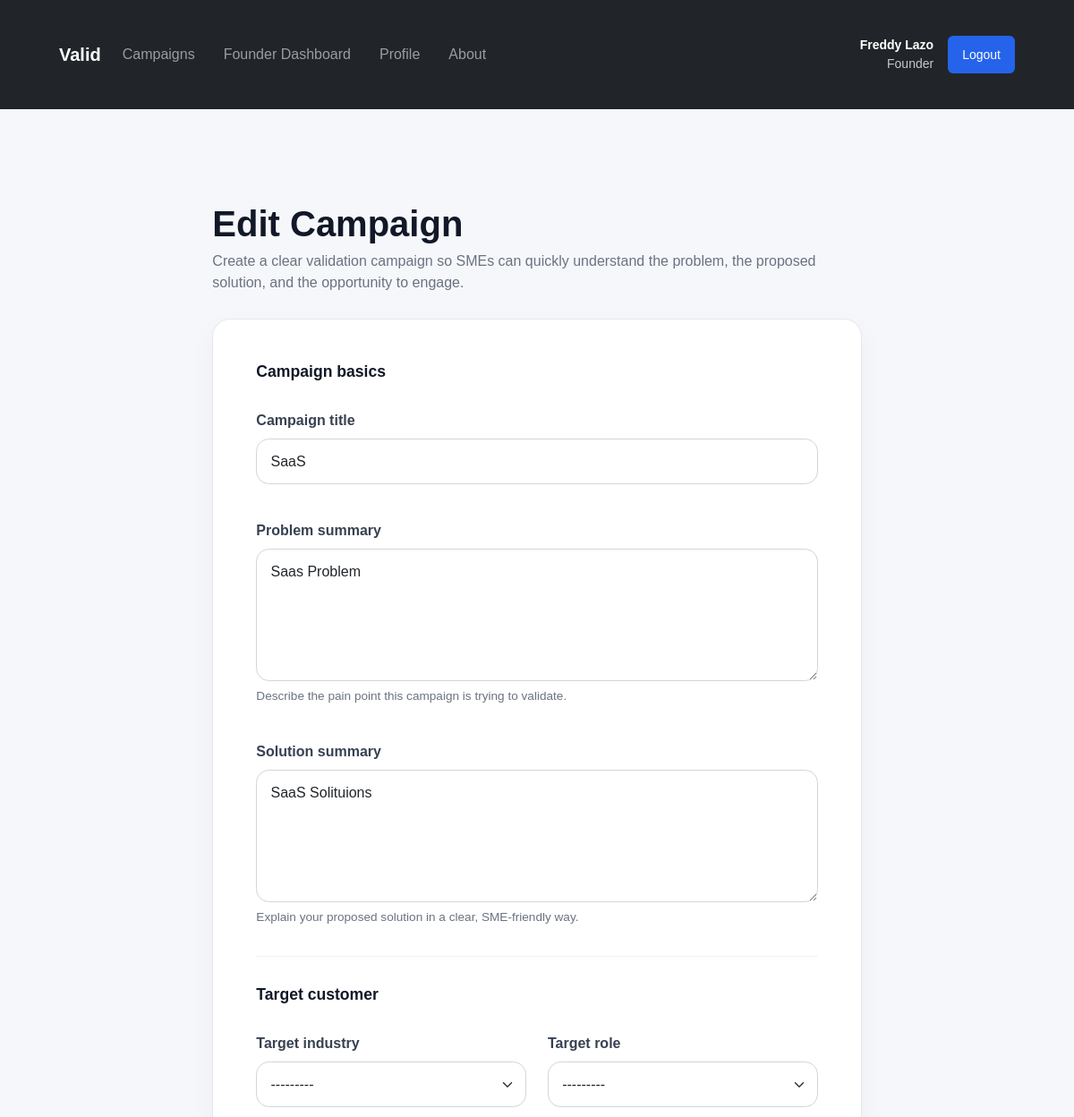
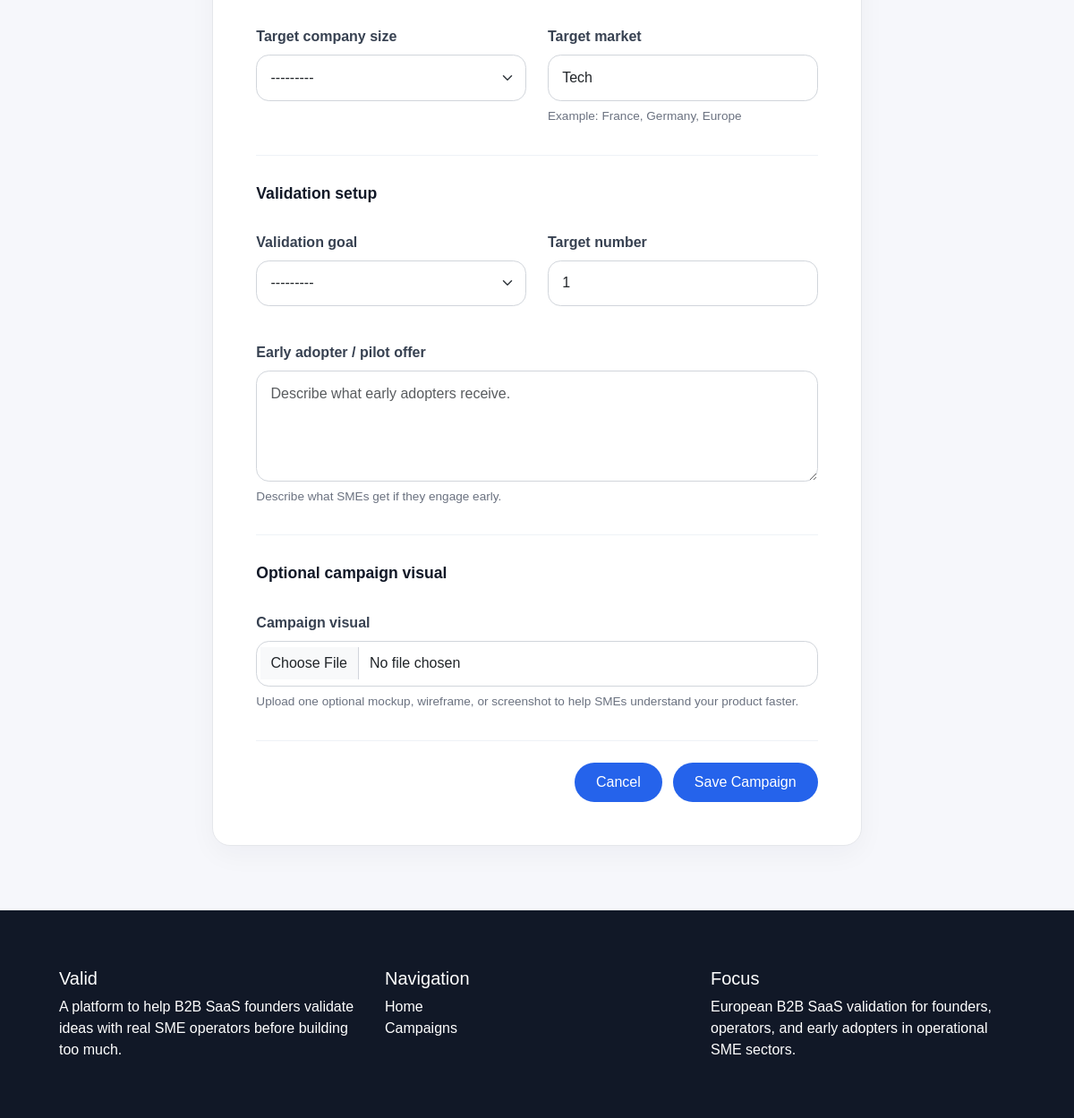
Screenshot of /valid/founder/campaigns/2/edit/ (signed in) with the database file from the repository (2 pictures, top to bottom).
### account/models.py (models this page shows, shortened)
class Profile(models.Model):
    user = models.OneToOneField(
        settings.AUTH_USER_MODEL,
        on_delete=models.CASCADE,
        related_name="profile",
    )
    role = models.CharField(max_length=20, choices=UserRole.choices)
    company_name = models.CharField(max_length=255, blank=True)
    industry = models.CharField(max_length=100, blank=True)
    country = models.CharField(max_length=100, blank=True)
    company_size = models.CharField(max_length=50, blank=True)
    job_title = models.CharField(max_length=100, blank=True)
    pain_points = models.TextField(blank=True)

### campaign/models.py (models this page shows, shortened)
class Campaign(models.Model):
    founder = models.ForeignKey(
        settings.AUTH_USER_MODEL,
        on_delete=models.CASCADE,
        related_name="campaigns",
    )
    title = models.CharField(max_length=255)
    problem_summary = models.TextField()
    solution_summary = models.TextField()
    target_industry = models.CharField(
        max_length=50,
        choices=CampaignIndustry.choices,
    )
    target_role = models.CharField(
        max_length=50,
        choices=CampaignTargetRole.choices,
    )
    target_company_size = models.CharField(
        max_length=50,
        choices=CampaignCompanySize.choices,
    )
    target_market = models.CharField(max_length=100, blank=True)
    validation_goal_type = models.CharField(
        max_length=50,
        choices=CampaignValidationGoal.choices,
    )
    validation_goal_count = models.PositiveIntegerField(default=1)
    pilot_offer_summary = models.TextField(blank=True)
    status = models.CharField(
        max_length=20,
        choices=CampaignStatus.choices,
        default=CampaignStatus.PENDING_REVIEW,
    )
    campaign_image = models.ImageField(upload_to="campaign_visuals/", blank=True, null=True)
    created_at = models.DateTimeField(auto_now_add=True)
    updated_at = models.DateTimeField(auto_now=True)
    class Meta:
        ordering = ["-created_at"]

### campaign/views.py (the view)
# urls.py: path("founder/campaigns/<int:campaign_id>/edit/", founder_campaign_update, name="founder_campaign_update"),
@login_required
def founder_campaign_update(request, campaign_id):
    if not is_founder(request.user):
        return HttpResponseForbidden("Only founders can access this page.")
    campaign = get_object_or_404(Campaign, id=campaign_id, founder=request.user)
    if request.method == "POST":
        form = CampaignForm(request.POST, request.FILES, instance=campaign)
        if form.is_valid():
            updated_campaign = form.save(commit=False)
            if updated_campaign.status in [
                CampaignStatus.REJECTED,
                CampaignStatus.LIVE,
                CampaignStatus.COMPLETED,
            ]:
                updated_campaign.status = CampaignStatus.PENDING_REVIEW
            updated_campaign.save()
            messages.success(request, "Campaign updated successfully.")
            return redirect("founder_campaign_list")
    else:
        form = CampaignForm(instance=campaign)
    return render(
        request,
        "campaign/founder/campaign_form.html",
        {
            "form": form,
            "campaign": campaign,
            "page_title": "Edit Campaign",
        },
    )

### campaign/views.py (called while the page is built)
def is_founder(user):
    return (
        user.is_authenticated
        and hasattr(user, "profile")
        and user.profile.role == "founder"
    )

### campaign/templates/campaign/founder/campaign_form.html (shortened to what this page needs)
{% extends "campaign/base.html" %}
{% block content %}
<div class="container page-shell">
    <div class="row justify-content-center">
        <div class="col-lg-9 col-xl-8">
            <div class="page-header">
                <h1>{{ page_title }}</h1>
                <p>
                    Create a clear validation campaign so SMEs can quickly understand the problem,
                    the proposed solution, and the opportunity to engage.
                </p>
            </div>
            <form method="post" enctype="multipart/form-data" class="section-card campaign-form-card">
                <div class="card-body p-4 p-lg-5">
                    <div class="form-section">
                        <h2 class="form-section-title">Campaign basics</h2>
                        <div class="row g-4">
                            <div class="col-12">
                                <label for="{{ form.title.id_for_label }}" class="form-label">
                                    Campaign title
                                </label>
                                {{ form.title }}
                            </div>
                            <div class="col-12">
                                <label for="{{ form.problem_summary.id_for_label }}" class="form-label">
                                    Problem summary
                                </label>
                                {{ form.problem_summary }}
                                <div class="form-help-text">
                                    Describe the pain point this campaign is trying to validate.
                                </div>
                            </div>
                            <div class="col-12">
                                <label for="{{ form.solution_summary.id_for_label }}" class="form-label">
                                    Solution summary
                                </label>
                                {{ form.solution_summary }}
                                <div class="form-help-text">
                                    Explain your proposed solution in a clear, SME-friendly way.
                                </div>
                            </div>
                        </div>
                    </div>
                    <div class="form-section">
                        <h2 class="form-section-title">Target customer</h2>
                        <div class="row g-4">
                            <div class="col-md-6">
                                <label for="{{ form.target_industry.id_for_label }}" class="form-label">
                                    Target industry
                                </label>
                                {{ form.target_industry }}
                            </div>
                            <div class="col-md-6">
                                <label for="{{ form.target_role.id_for_label }}" class="form-label">
                                    Target role
                                </label>
                                {{ form.target_role }}
                            </div>
                            <div class="col-md-6">
                                <label for="{{ form.target_company_size.id_for_label }}" class="form-label">
                                    Target company size
                                </label>
                                {{ form.target_company_size }}
                            </div>
                            <div class="col-md-6">
                                <label for="{{ form.target_market.id_for_label }}" class="form-label">
                                    Target market
                                </label>
                                {{ form.target_market }}
                                <div class="form-help-text">
                                    Example: France, Germany, Europe
                                </div>
                            </div>
                        </div>
                    </div>
                    <div class="form-section">
                        <h2 class="form-section-title">Validation setup</h2>
                        <div class="row g-4">
                            <div class="col-md-6">
                                <label for="{{ form.validation_goal_type.id_for_label }}" class="form-label">
                                    Validation goal
                                </label>
                                {{ form.validation_goal_type }}
                            </div>
                            <div class="col-md-6">
                                <label for="{{ form.validation_goal_count.id_for_label }}" class="form-label">
                                    Target number
                                </label>
                                {{ form.validation_goal_count }}
                            </div>
                            <div class="col-12">
                                <label for="{{ form.pilot_offer_summary.id_for_label }}" class="form-label">
                                    Early adopter / pilot offer
                                </label>
                                {{ form.pilot_offer_summary }}
                                <div class="form-help-text">
                                    Describe what SMEs get if they engage early.
                                </div>
                            </div>
                        </div>
                    </div>
                    <div class="form-section">
                        <h2 class="form-section-title">Optional campaign visual</h2>
                        <div class="row g-4">
                            <div class="col-12">
                                <label for="{{ form.campaign_image.id_for_label }}" class="form-label">
                                    Campaign visual
                                </label>
                                {{ form.campaign_image }}
                                <div class="form-help-text">
                                    Upload one optional mockup, wireframe, or screenshot to help SMEs understand your product faster.
                                </div>
                            </div>
                        </div>
                    </div>
                    <div class="form-actions-bar">
                        <a href="{% url 'founder_campaign_list' %}" class="btn btn-outline-secondary rounded-pill px-4">
                            Cancel
                        </a>
                        <button class="btn btn-primary rounded-pill px-4" type="submit">
                            Save Campaign
                        </button>
                    </div>
                </div>
            </form>
        </div>
    </div>
</div>
{% endblock %}

### campaign/templates/campaign/base.html (shortened to what this page needs)
{% load static %}
<!DOCTYPE html>
<html lang="en">
<head>
    <link
        href="https://cdn.jsdelivr.net/npm/bootstrap@5.3.3/dist/css/bootstrap.min.css"
        rel="stylesheet">
    <link href="{% static "css/valid.css" %}" rel="stylesheet">
</head>
<body >
<nav class="navbar navbar-expand-lg navbar-dark bg-dark sticky-top">
    <div class="container">
        <a class="navbar-brand fw-bold" href="{% url 'home' %}">Valid</a>
        <div class="collapse navbar-collapse" id="mainNav">
            <ul class="navbar-nav me-auto mb-2 mb-lg-0">
                <li class="nav-item">
                    <a class="nav-link" href="{% url 'campaign_list' %}">Campaigns</a>
                </li>
                {% if user.is_authenticated %}
                    {% if user.profile.role == 'founder' %}
                        <li class="nav-item">
                            <a class="nav-link" href="{% url 'founder_dashboard' %}">Founder Dashboard</a>
                        </li>
                    {% elif user.profile.role == 'sme' %}
                        <li class="nav-item">
                            <a class="nav-link" href="{% url 'sme_dashboard' %}">SME Dashboard</a>
                        </li>
                    {% endif %}
                    <li class="nav-item">
                        <a class="nav-link" href="{% url 'profile' %}">Profile</a>
                    </li>
                {% endif %}
                <li class="nav-item">
                    <a class="nav-link" href="{% url 'about' %}">About</a>
                </li>
            </ul>
            <div class="d-flex align-items-center gap-3">
                {% if user.is_authenticated %}
                    <div class="text-white small text-end">
                        <div class="fw-semibold">
                            {{ user.first_name|default:user.username }} {{ user.last_name }}
                        </div>
                        <div class="opacity-75">
                            {{ user.profile.role|title }}
                        </div>
                    </div>
                    <form method="post" action="{% url 'logout' %}">
                        <button class="btn btn-outline-light btn-sm" type="submit">Logout</button>
                    </form>
                {% else %}
                    <a class="btn btn-outline-light btn-sm" href="{% url 'login' %}">Login</a>
                    <a class="btn btn-light btn-sm" href="{% url 'signup' %}">Sign Up</a>
                {% endif %}
            </div>
        </div>
    </div>
</nav>
<main class="flex-fill">
</main>
{% block content %}{% endblock %}
<footer class="footer">
    <div class="container">
        <div class="row g-4">
            <div class="col-md-4">
                <h5>Valid</h5>
                <p class="mb-0">
                    A platform to help B2B SaaS founders validate ideas with real SME operators before building too much.
                </p>
            </div>
            <div class="col-md-4">
                <h5>Navigation</h5>
                <ul class="list-unstyled">
                    <li><a class="text-white text-decoration-none" href="{% url 'home' %}">Home</a></li>
                    <li><a class="text-white text-decoration-none" href="{% url 'campaign_list' %}">Campaigns</a></li>
                </ul>
            </div>
            <div class="col-md-4">
                <h5>Focus</h5>
                <p class="mb-0">
                    European B2B SaaS validation for founders, operators, and early adopters in operational SME sectors.
                </p>
            </div>
        </div>
    </div>
</footer>
</body>
</html>

### campaign/static/css/valid.css (style rules this page uses)
body { font-family: Arial, sans-serif; display: flex; flex-direction: column; background: #f6f7fb; margin: 0; color: #222; min-height: 100vh; }
nav { background: #111827; padding: 1rem 2rem; }
nav a { color: #fff; text-decoration: none; margin-right: 1rem; }
.container { max-width: 1100px; margin: 2rem auto; padding: 0 1rem; }
.btn { display: inline-block; padding: 0.65rem 1rem; background: #2563eb; color: white; text-decoration: none; border-radius: 6px; border: none; cursor: pointer; }
label { display: block; margin-top: 1rem; font-weight: bold; }
input, textarea, select { width: 100%; padding: 0.7rem; margin-top: 0.35rem; border: 1px solid #d1d5db; border-radius: 6px; box-sizing: border-box; }
.footer { background-color: #111827; color: white; padding: 2rem 0; margin-top: auto; }
.page-shell { padding: 2.5rem 0; }
.page-header { margin-bottom: 1.75rem; }
.page-header h1 { font-weight: 700; margin-bottom: 0.35rem; color: #111827; }
.page-header p { margin-bottom: 0; color: #6b7280; }
.section-card { background: #fff; border: 1px solid #e5e7eb; border-radius: 1rem; box-shadow: 0 10px 30px rgba(15, 23, 42, 0.04); }
.section-card .card-body { padding: 1.5rem; }
.campaign-form-card { border-radius: 1.25rem; overflow: hidden; }
.form-section + .form-section { margin-top: 2rem; padding-top: 2rem; border-top: 1px solid #eef2f7; }
.form-section-title { font-size: 1.1rem; font-weight: 700; color: #111827; margin-bottom: 1rem; }
.form-help-text { margin-top: 0.45rem; font-size: 0.85rem; color: #6b7280; }
.form-actions-bar { display: flex; justify-content: flex-end; align-items: center; gap: 0.75rem; flex-wrap: wrap; margin-top: 2rem; padding-top: 1.5rem; border-top: 1px solid #eef2f7; }
.form-label { font-weight: 600; color: #374151; }
.form-control, .form-select { border-radius: 0.9rem; border: 1px solid #d1d5db; padding: 0.8rem 0.95rem; min-height: 48px; box-shadow: none; }
textarea.form-control { min-height: 110px; }

### rows the page displays
Campaign: title "SaaS", problem_summary "Saas Problem", solution_summary "SaaS Solituions", target_industry "---------", target_role "---------", target_company_size "---------", target_market "Tech", validation_goal_type "---------", validation_goal_count "1"

### other values shown
{{ user.first_name|default:user.username }} "Freddy"
{{ user.last_name }} "Lazo"
{{ user.profile.role|title }} "Founder"
{{ page_title }} "Edit Campaign"
